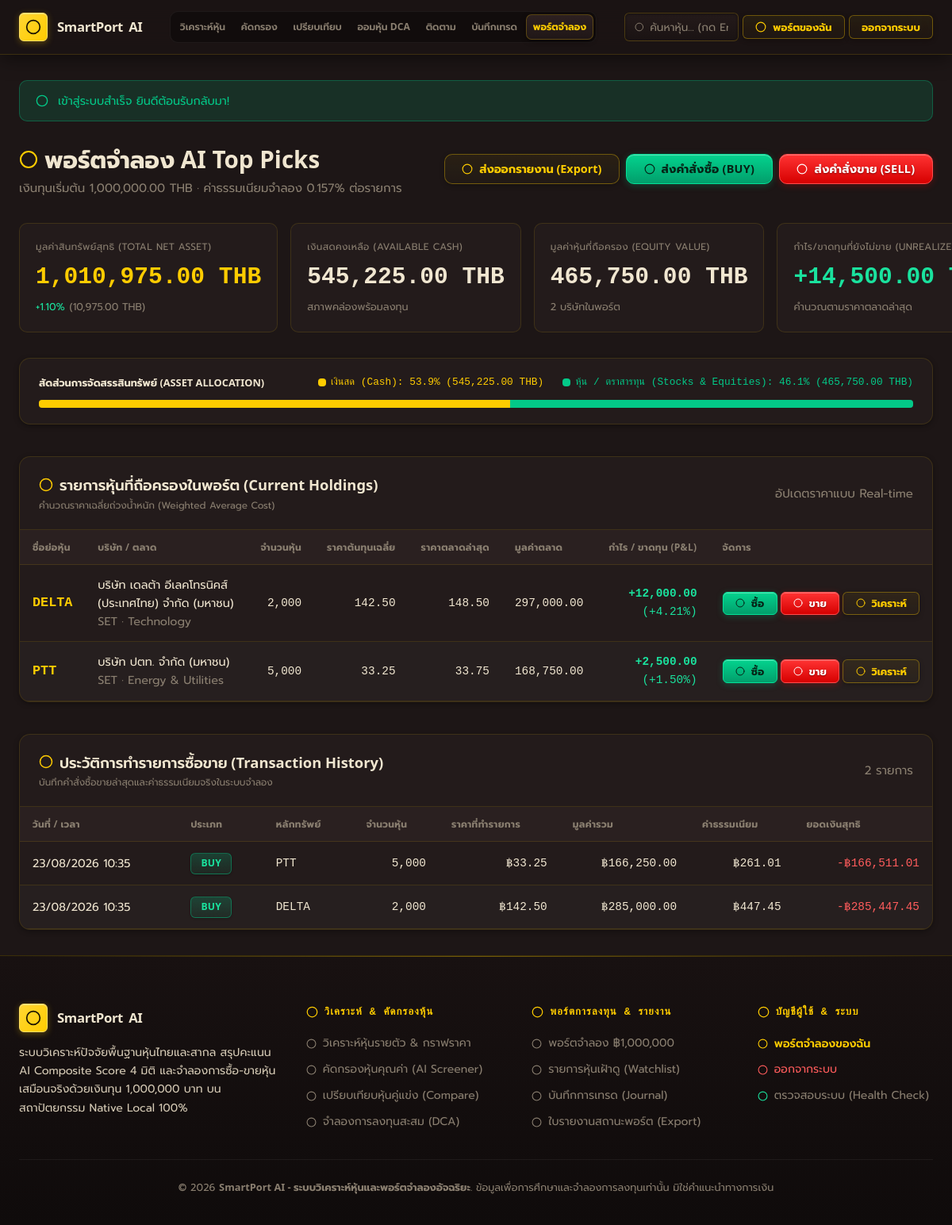
The page /pages/portfolio.php (signed in) on the database its author committed.
### tables this page shows
CREATE TABLE `portfolios` (
    `id` INT AUTO_INCREMENT PRIMARY KEY,
    `user_id` INT NOT NULL,
    `portfolio_name` VARCHAR(100) NOT NULL DEFAULT 'พอร์ตจำลองหลัก',
    `initial_cash` DECIMAL(15,2) NOT NULL DEFAULT 1000000.00 COMMENT 'เงินทุนตั้งต้นจำลอง',
    `cash_balance` DECIMAL(15,2) NOT NULL DEFAULT 1000000.00 COMMENT 'เงินสดคงเหลือในพอร์ต',
    `created_at` TIMESTAMP DEFAULT CURRENT_TIMESTAMP,
    `updated_at` TIMESTAMP DEFAULT CURRENT_TIMESTAMP ON UPDATE CURRENT_TIMESTAMP,
    FOREIGN KEY (`user_id`) REFERENCES `users`(`id`) ON DELETE CASCADE
);

CREATE TABLE `portfolio_items` (
    `id` INT AUTO_INCREMENT PRIMARY KEY,
    `portfolio_id` INT NOT NULL,
    `stock_id` INT NOT NULL,
    `quantity` INT NOT NULL DEFAULT 0 COMMENT 'จำนวนหุ้นที่ถือครอง',
    `average_price` DECIMAL(10,2) NOT NULL DEFAULT 0.00 COMMENT 'ราคาต้นทุนเฉลี่ยต่อหุ้น',
    `updated_at` TIMESTAMP DEFAULT CURRENT_TIMESTAMP ON UPDATE CURRENT_TIMESTAMP,
    FOREIGN KEY (`portfolio_id`) REFERENCES `portfolios`(`id`) ON DELETE CASCADE,
    FOREIGN KEY (`stock_id`) REFERENCES `stocks`(`id`) ON DELETE CASCADE,
    UNIQUE KEY `uk_portfolio_stock` (`portfolio_id`, `stock_id`)
);

CREATE TABLE `stocks` (
    `id` INT AUTO_INCREMENT PRIMARY KEY,
    `symbol` VARCHAR(20) NOT NULL UNIQUE COMMENT 'ชื่อย่อหุ้น เช่น PTT, CPALL, DELTA, NVDA',
    `name_th` VARCHAR(150) NULL COMMENT 'ชื่อบริษัทภาษาไทย',
    `name_en` VARCHAR(150) NOT NULL COMMENT 'ชื่อบริษัทภาษาอังกฤษ',
    `market` VARCHAR(20) NOT NULL DEFAULT 'SET' COMMENT 'ตลาดหลักทรัพย์ เช่น SET, mai, NASDAQ',
    `sector` VARCHAR(50) NOT NULL COMMENT 'กลุ่มอุตสาหกรรม',
    `current_price` DECIMAL(10,2) NOT NULL COMMENT 'ราคาล่าสุด',
    `previous_close` DECIMAL(10,2) NOT NULL COMMENT 'ราคาปิดวันก่อนหน้า',
    `price_change` DECIMAL(10,2) NOT NULL COMMENT 'ราคาที่เปลี่ยนแปลง (+/-)',
    `percent_change` DECIMAL(6,2) NOT NULL COMMENT 'เปอร์เซ็นต์ที่เปลี่ยนแปลง (+/- %)',
    `day_high` DECIMAL(10,2) NOT NULL COMMENT 'ราคาสูงสุดของวัน',
    `day_low` DECIMAL(10,2) NOT NULL COMMENT 'ราคาต่ำสุดของวัน',
    `volume` BIGINT NOT NULL DEFAULT 0 COMMENT 'ปริมาณการซื้อขาย',
    `market_cap` DECIMAL(18,2) NOT NULL DEFAULT 0.00 COMMENT 'มูลค่าหลักทรัพย์ตามราคาตลาด (ล้านบาท/ดอลลาร์)',
    `updated_at` TIMESTAMP DEFAULT CURRENT_TIMESTAMP ON UPDATE CURRENT_TIMESTAMP,
    INDEX `idx_stock_symbol` (`symbol`),
    INDEX `idx_stock_sector` (`sector`),
    INDEX `idx_stock_market` (`market`)
);

CREATE TABLE `transactions` (
    `id` INT AUTO_INCREMENT PRIMARY KEY,
    `portfolio_id` INT NOT NULL,
    `stock_id` INT NOT NULL,
    `transaction_type` ENUM('BUY', 'SELL') NOT NULL COMMENT 'ประเภทคำสั่ง ซื้อ/ขาย',
    `quantity` INT NOT NULL COMMENT 'จำนวนหุ้น',
    `price` DECIMAL(10,2) NOT NULL COMMENT 'ราคาต่อหุ้นที่ทำรายการ',
    `total_amount` DECIMAL(15,2) NOT NULL COMMENT 'มูลค่ารวม (quantity * price)',
    `fee` DECIMAL(10,2) NOT NULL DEFAULT 0.00 COMMENT 'ค่าธรรมเนียมจำลอง (0.157%)',
    `realized_pnl` DECIMAL(15,2) NULL COMMENT 'กำไร/ขาดทุนที่รับรู้จริง (กรณีขาย)',
    `created_at` TIMESTAMP DEFAULT CURRENT_TIMESTAMP,
    FOREIGN KEY (`portfolio_id`) REFERENCES `portfolios`(`id`) ON DELETE CASCADE,
    FOREIGN KEY (`stock_id`) REFERENCES `stocks`(`id`) ON DELETE CASCADE,
    INDEX `idx_trx_portfolio` (`portfolio_id`),
    INDEX `idx_trx_created` (`created_at`)
);

### pages/portfolio.php (the view, shortened to what the rows shown need)
<?php
require_once __DIR__ . '/../functions/helpers.php';
require_once __DIR__ . '/../functions/icons.php';
require_once __DIR__ . '/../functions/auth.php';
require_once __DIR__ . '/../functions/stocks.php';
require_once __DIR__ . '/../functions/portfolio.php';
$pdo = getDbConnection();
$user = getCurrentUser();
$userId = (int)$user['id'];
$portfolio = getUserPortfolio($pdo, $userId);
$portfolioId = (int)$portfolio['id'];
$holdings = getPortfolioHoldings($pdo, $portfolioId);
$transactions = getPortfolioTransactions($pdo, $portfolioId);
$cashVal = (float)$portfolio['cash_balance'];
$stocksVal = (float)$portfolio['total_stocks_value'];
$totalNetVal = (float)$portfolio['total_portfolio_value'];
$cashPct = ($totalNetVal > 0) ? ($cashVal / $totalNetVal) * 100 : 100;
$stocksPct = ($totalNetVal > 0) ? ($stocksVal / $totalNetVal) * 100 : 0;
require_once __DIR__ . '/../templates/header.php';
?>
  <main class="main-content">
    <div class="container">
      <div class="portfolio-header-row">
        <div>
          <div class="d-flex align-center gap-sm section-mb-xs flex-wrap">
            <h1 class="portfolio-header-title">
              <?= icon('wallet', 'text-gold', 24) ?> <?= e($portfolio['portfolio_name']) ?>
            </h1>
          </div>
          <p class="text-sm text-muted">
            เงินทุนเริ่มต้น <?= formatMoney((float)$portfolio['initial_cash']) ?> · ค่าธรรมเนียมจำลอง 0.157% ต่อรายการ
          </p>
        </div>
      </div>
      <div class="metrics-grid section-mb-md">
        <div class="metric-card">
          <span class="metric-label">เงินสดคงเหลือ (Available Cash)</span>
          <span class="metric-value">
            <?= formatMoney((float)$portfolio['cash_balance']) ?>
          </span>
          <div class="metric-sub">
            <span>สภาพคล่องพร้อมลงทุน</span>
          </div>
        </div>
      </div>
      <div class="card asset-allocation-card">
        <div class="asset-allocation-head">
          <div class="asset-allocation-legend">
            <span class="asset-legend-item asset-legend-gold">
              <span class="asset-dot asset-dot-gold"></span>
              เงินสด (Cash): <?= number_format($cashPct, 1) ?>% (<?= formatMoney($cashVal) ?>)
            </span>
            <span class="asset-legend-item asset-legend-gain">
              <span class="asset-dot asset-dot-gain"></span>
              หุ้น / ตราสารทุน (Stocks & Equities): <?= number_format($stocksPct, 1) ?>% (<?= formatMoney($stocksVal) ?>)
            </span>
          </div>
        </div>
      </div>
      <div class="card section-mb-lg">
        <div class="card-header">
          <div>
            <h2 class="card-title">
              <?= icon('chart-bar', 'text-gold', 18) ?> รายการหุ้นที่ถือครองในพอร์ต (Current Holdings)
            </h2>
          </div>
        </div>
        <div class="table-responsive">
          <table class="financial-table">
            <thead>
              <tr>
                <th>ชื่อย่อหุ้น</th>
                <th>บริษัท / ตลาด</th>
                <th class="th-right">จำนวนหุ้น</th>
                <th class="th-right">ราคาต้นทุนเฉลี่ย</th>
                <th class="th-right">ราคาตลาดล่าสุด</th>
                <th class="th-right">มูลค่าตลาด</th>
                <th class="th-right">กำไร / ขาดทุน (P&L)</th>
                <th class="th-center">จัดการ</th>
              </tr>
            </thead>
            <tbody>
              <?php if (empty($holdings)): ?>
                <tr>
                  <td colspan="8" class="table-empty-cell">
                    ยังไม่มีหุ้นในพอร์ตจำลอง — คลิกปุ่ม <strong>"+ ส่งคำสั่งซื้อ"</strong> ด้านบนเพื่อเริ่มทดลองลงทุน
                  </td>
                </tr>
              <?php else: ?>
                <?php foreach ($holdings as $item): ?>
                  <tr>
                    <td>
                      <a href="<?= e(BASE_URL) ?>/index.php?symbol=<?= e($item['symbol']) ?>" class="link-gold-mono">
                        <?= e($item['symbol']) ?>
                      </a>
                    </td>
                    <td>
                      <div class="font-medium"><?= e($item['name_th'] ?: $item['name_en']) ?></div>
                      <div class="text-xs text-muted"><?= e($item['market']) ?> · <?= e($item['sector']) ?></div>
                    </td>
                    <td class="num font-bold">
                      <?= number_format((int)$item['quantity']) ?>
                    </td>
                    <td class="num">
                      <?= number_format((float)$item['average_price'], 2) ?>
                    </td>
                    <td class="num font-bold">
                      <?= number_format((float)$item['current_price'], 2) ?>
                    </td>
                    <td class="num font-bold text-primary">
                      <?= number_format((float)$item['market_value'], 2) ?>
                    </td>
                    <td class="num <?= getPnlColorClass((float)$item['unrealized_pnl']) ?>">
                      <strong><?= ((float)$item['unrealized_pnl'] >= 0 ? '+' : '') . number_format((float)$item['unrealized_pnl'], 2) ?></strong>
                      <div class="text-xs">
                        (<?= formatPercent((float)$item['return_percent']) ?>)
                      </div>
                    </td>
                    <td class="th-right nowrap">
                      <div class="d-inline-flex gap-xs">
                        <button type="button" class="btn btn-buy btn-sm open-trade-modal-btn" data-trade-type="BUY" data-stock-id="<?= (int)$item['stock_id'] ?>" data-price="<?= (float)$item['current_price'] ?>">
                          <?= icon('plus', '', 12) ?> ซื้อ
                        </button>
                        <button type="button" class="btn btn-sell btn-sm open-trade-modal-btn" data-trade-type="SELL" data-stock-id="<?= (int)$item['stock_id'] ?>" data-price="<?= (float)$item['current_price'] ?>">
                          <?= icon('minus', '', 12) ?> ขาย
                        </button>
                        <a href="<?= e(BASE_URL) ?>/index.php?symbol=<?= e($item['symbol']) ?>" class="btn btn-outline btn-sm">
                          <?= icon('bot', '', 12) ?> วิเคราะห์
                        </a>
                      </div>
                    </td>
                  </tr>
                <?php endforeach; ?>
              <?php endif; ?>
            </tbody>
          </table>
        </div>
      </div>
      <div class="card">
        <div class="card-header">
          <div>
            <h2 class="card-title">
              <?= icon('history', 'text-gold', 18) ?> ประวัติการทำรายการซื้อขาย (Transaction History)
            </h2>
          </div>
        </div>
        <div class="table-responsive">
          <table class="financial-table">
            <thead>
              <tr>
                <th>วันที่ / เวลา</th>
                <th>ประเภท</th>
                <th>หลักทรัพย์</th>
                <th class="th-right">จำนวนหุ้น</th>
                <th class="th-right">ราคาที่ทำรายการ</th>
                <th class="th-right">มูลค่ารวม</th>
                <th class="th-right">ค่าธรรมเนียม</th>
                <th class="th-right">ยอดเงินสุทธิ</th>
              </tr>
            </thead>
            <tbody>
              <?php if (empty($transactions)): ?>
                <tr>
                  <td colspan="8" class="table-empty-cell">
                    ยังไม่มีประวัติการทำรายการในพอร์ตนี้
                  </td>
                </tr>
              <?php else: ?>
                <?php foreach ($transactions as $tx): ?>
                  <tr>
                    <td class="text-xs text-muted nowrap">
                      <?= date('d/m/Y H:i', strtotime((string)($tx['created_at'] ?? $tx['executed_at'] ?? 'now'))) ?>
                    </td>
                    <td>
                      <span class="badge <?= ($tx['transaction_type'] === 'BUY') ? 'badge-gain' : 'badge-loss' ?>">
                        <?= e($tx['transaction_type']) ?>
                      </span>
                    </td>
                    <td class="font-bold">
                      <a href="<?= e(BASE_URL) ?>/index.php?symbol=<?= e($tx['symbol']) ?>" class="text-primary font-mono">
                        <?= e($tx['symbol']) ?>
                      </a>
                    </td>
                    <td class="num font-bold">
                      <?= number_format((int)$tx['quantity']) ?>
                    </td>
                    <td class="num">
                      ฿<?= number_format((float)$tx['price'], 2) ?>
                    </td>
                    <td class="num">
                      ฿<?= number_format((float)$tx['total_amount'], 2) ?>
                    </td>
                    <td class="num text-muted">
                      ฿<?= number_format((float)$tx['fee'], 2) ?>
                    </td>
                    <td class="num font-bold <?= ($tx['transaction_type'] === 'BUY') ? 'text-loss' : 'text-gain' ?>">
                      <?php
                        $isBuy = ($tx['transaction_type'] === 'BUY');
                        $netAmt = $isBuy ? ((float)$tx['total_amount'] + (float)$tx['fee']) : ((float)$tx['total_amount'] - (float)$tx['fee']);
                      ?>
                      <?= ($isBuy ? '-' : '+') ?>฿<?= number_format($netAmt, 2) ?>
                    </td>
                  </tr>
                <?php endforeach; ?>
              <?php endif; ?>
            </tbody>
          </table>
        </div>
      </div>
    </div>
  </main>
  <?php
  require_once __DIR__ . '/../templates/footer.php';
  ?>

### functions/icons.php (shortened to what the rows shown need)
<?php
function icon(string $name, string $class = '', int $size = 18, string $color = 'currentColor'): string
{
    $classAttr = $class !== '' ? ' class="' . htmlspecialchars($class, ENT_QUOTES, 'UTF-8') . '"' : '';
    $path = $svgPaths[$name] ?? '<circle cx="12" cy="12" r="10"></circle>';
    return sprintf(
        '<svg xmlns="http://www.w3.org/2000/svg" width="%d" height="%d" viewBox="0 0 24 24" fill="none" stroke="%s" stroke-width="2" stroke-linecap="round" stroke-linejoin="round"%s>%s</svg>',
        $size,
        $size,
        htmlspecialchars($color, ENT_QUOTES, 'UTF-8'),
        $classAttr,
        $path
    );
}

### rows shown on the page
portfolios: portfolio_name "พอร์ตจำลอง AI Top Picks", initial_cash "1,000,000.00 THB", cash_balance "545,225.00 THB", cash_balance "53.9"
portfolio_items: stock.symbol "DELTA", stock.name_th "บริษัท เดลต้า อีเลคโทรนิคส์ (ประเทศไทย) จำกัด (มหาชน)", stock.market "SET", stock.sector "Technology", quantity "2,000", average_price "142.50", stock.current_price "148.50", market_value "297,000.00", unrealized_pnl "12,000.00", return_percent "+4.21%"
portfolio_items: stock.symbol "PTT", stock.name_th "บริษัท ปตท. จำกัด (มหาชน)", stock.market "SET", stock.sector "Energy & Utilities", quantity "5,000", average_price "33.25", stock.current_price "33.75", market_value "168,750.00", unrealized_pnl "2,500.00", return_percent "+1.50%"
transactions: created_at "23/08/2026 10:35", transaction_type "BUY", stock.symbol "PTT", quantity "5,000", price "33.25", total_amount "166,250.00", fee "261.01", netAmt "166,511.01"
transactions: created_at "23/08/2026 10:35", transaction_type "BUY", stock.symbol "DELTA", quantity "2,000", price "142.50", total_amount "285,000.00", fee "447.45", netAmt "285,447.45"

### other values the page prints
$flash['message'] "เข้าสู่ระบบสำเร็จ ยินดีต้อนรับกลับมา!"
formatMoney((float)$portfolio['total_portfolio_value']) "1,010,975.00 THB"
formatPercent((float)$portfolio['total_return_percent']) "+1.10%"
formatMoney((float)$portfolio['total_profit_loss']) "10,975.00 THB"
formatMoney((float)$portfolio['total_stocks_value']) "465,750.00 THB"
$portfolio['holdings_count'] "2"
formatMoney((float)$portfolio['total_unrealized_pnl']) "14,500.00…"
$stocksPct "46.1"
formatMoney($stocksVal) "465,750.00 THB"
count($transactions) "2"
APP_TITLE "SmartPort AI - ระบบวิเคราะห์หุ้นและพอร์ตจำลองอัจฉริยะ"
